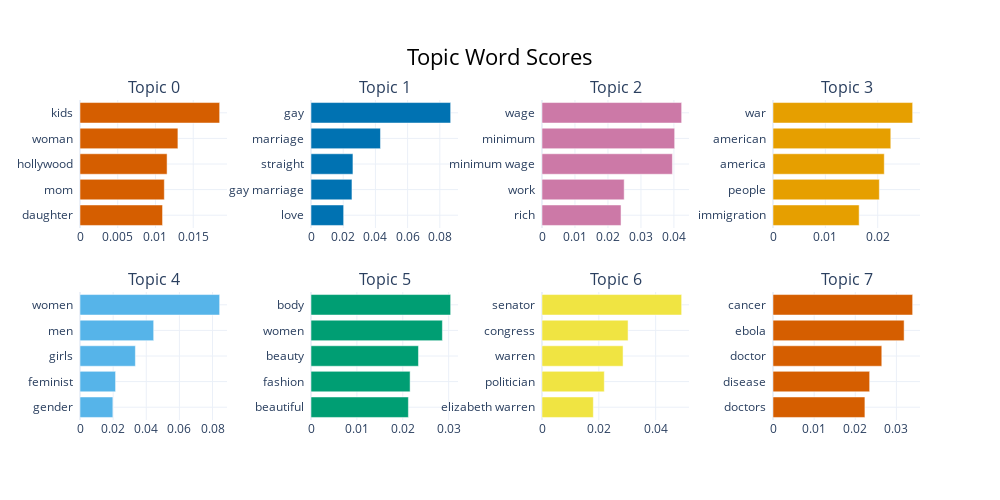

Here is the notebook cell this chart was saved with:
### Code cell
#Some visualizations - top 8 most frequent topics
print(topic_model.get_topic_freq().sort_values("Count",ascending=False))
topic_model.visualize_barchart(top_n_topics=8)

### Figure 1 — Plotly figure (JSON) as saved in the notebook; plotly's stock layout.template omitted (floating-point values rounded to 4 significant figures)
{"data": [{"marker": {"color": "#D55E00"}, "orientation": "h", "type": "bar", "x": [0.01094, 0.01117, 0.01154, 0.01297, 0.0185], "xaxis": "x", "y": ["daughter  ", "mom  ", "hollywood  ", "woman  ", "kids  "], "yaxis": "y"}, {"marker": {"color": "#0072B2"}, "orientation": "h", "type": "bar", "x": [0.02027, 0.02543, 0.02604, 0.04314, 0.08672], "xaxis": "x2", "y": ["love  ", "gay marriage  ", "straight  ", "marriage  ", "gay  "], "yaxis": "y2"}, {"marker": {"color": "#CC79A7"}, "orientation": "h", "type": "bar", "x": [0.02396, 0.02492, 0.03953, 0.04022, 0.04234], "xaxis": "x3", "y": ["rich  ", "work  ", "minimum wage  ", "minimum  ", "wage  "], "yaxis": "y3"}, {"marker": {"color": "#E69F00"}, "orientation": "h", "type": "bar", "x": [0.01645, 0.02031, 0.02125, 0.0225, 0.02667], "xaxis": "x4", "y": ["immigration  ", "people  ", "america  ", "american  ", "war  "], "yaxis": "y4"}, {"marker": {"color": "#56B4E9"}, "orientation": "h", "type": "bar", "x": [0.01984, 0.02148, 0.03343, 0.04448, 0.08432], "xaxis": "x5", "y": ["gender  ", "feminist  ", "girls  ", "men  ", "women  "], "yaxis": "y5"}, {"marker": {"color": "#009E73"}, "orientation": "h", "type": "bar", "x": [0.02122, 0.0216, 0.02342, 0.02863, 0.03043], "xaxis": "x6", "y": ["beautiful  ", "fashion  ", "beauty  ", "women  ", "body  "], "yaxis": "y6"}, {"marker": {"color": "#F0E442"}, "orientation": "h", "type": "bar", "x": [0.01807, 0.02192, 0.02853, 0.03029, 0.04915], "xaxis": "x7", "y": ["elizabeth warren  ", "politician  ", "warren  ", "congress  ", "senator  "], "yaxis": "y7"}, {"marker": {"color": "#D55E00"}, "orientation": "h", "type": "bar", "x": [0.02235, 0.0235, 0.02645, 0.03188, 0.03396], "xaxis": "x8", "y": ["doctors  ", "disease  ", "doctor  ", "ebola  ", "cancer  "], "yaxis": "y8"}], "layout": {"annotations": [{"font": {"size": 16}, "showarrow": false, "text": "Topic 0", "x": 0.0875, "xanchor": "center", "xref": "paper", "y": 1, "yanchor": "bottom", "yref": "paper"}, {"font": {"size": 16}, "showarrow": false, "text": "Topic 1", "x": 0.3625, "xanchor": "center", "xref": "paper", "y": 1, "yanchor": "bottom", "yref": "paper"}, {"font": {"size": 16}, "showarrow": false, "text": "Topic 2", "x": 0.6375, "xanchor": "center", "xref": "paper", "y": 1, "yanchor": "bottom", "yref": "paper"}, {"font": {"size": 16}, "showarrow": false, "text": "Topic 3", "x": 0.9125, "xanchor": "center", "xref": "paper", "y": 1, "yanchor": "bottom", "yref": "paper"}, {"font": {"size": 16}, "showarrow": false, "text": "Topic 4", "x": 0.0875, "xanchor": "center", "xref": "paper", "y": 0.4, "yanchor": "bottom", "yref": "paper"}, {"font": {"size": 16}, "showarrow": false, "text": "Topic 5", "x": 0.3625, "xanchor": "center", "xref": "paper", "y": 0.4, "yanchor": "bottom", "yref": "paper"}, {"font": {"size": 16}, "showarrow": false, "text": "Topic 6", "x": 0.6375, "xanchor": "center", "xref": "paper", "y": 0.4, "yanchor": "bottom", "yref": "paper"}, {"font": {"size": 16}, "showarrow": false, "text": "Topic 7", "x": 0.9125, "xanchor": "center", "xref": "paper", "y": 0.4, "yanchor": "bottom", "yref": "paper"}], "height": 500, "hoverlabel": {"bgcolor": "white", "font": {"family": "Rockwell", "size": 16}}, "showlegend": false, "title": {"font": {"color": "Black", "size": 22}, "text": "Topic Word Scores", "x": 0.5, "xanchor": "center", "yanchor": "top"}, "width": 1000, "xaxis": {"anchor": "y", "domain": [0, 0.175], "showgrid": true}, "xaxis2": {"anchor": "y2", "domain": [0.275, 0.45], "showgrid": true}, "xaxis3": {"anchor": "y3", "domain": [0.55, 0.725], "showgrid": true}, "xaxis4": {"anchor": "y4", "domain": [0.825, 1], "showgrid": true}, "xaxis5": {"anchor": "y5", "domain": [0, 0.175], "showgrid": true}, "xaxis6": {"anchor": "y6", "domain": [0.275, 0.45], "showgrid": true}, "xaxis7": {"anchor": "y7", "domain": [0.55, 0.725], "showgrid": true}, "xaxis8": {"anchor": "y8", "domain": [0.825, 1], "showgrid": true}, "yaxis": {"anchor": "x", "domain": [0.6, 1], "showgrid": true}, "yaxis2": {"anchor": "x2", "domain": [0.6, 1], "showgrid": true}, "yaxis3": {"anchor": "x3", "domain": [0.6, 1], "showgrid": true}, "yaxis4": {"anchor": "x4", "domain": [0.6, 1], "showgrid": true}, "yaxis5": {"anchor": "x5", "domain": [0, 0.4], "showgrid": true}, "yaxis6": {"anchor": "x6", "domain": [0, 0.4], "showgrid": true}, "yaxis7": {"anchor": "x7", "domain": [0, 0.4], "showgrid": true}, "yaxis8": {"anchor": "x8", "domain": [0, 0.4], "showgrid": true}}}
